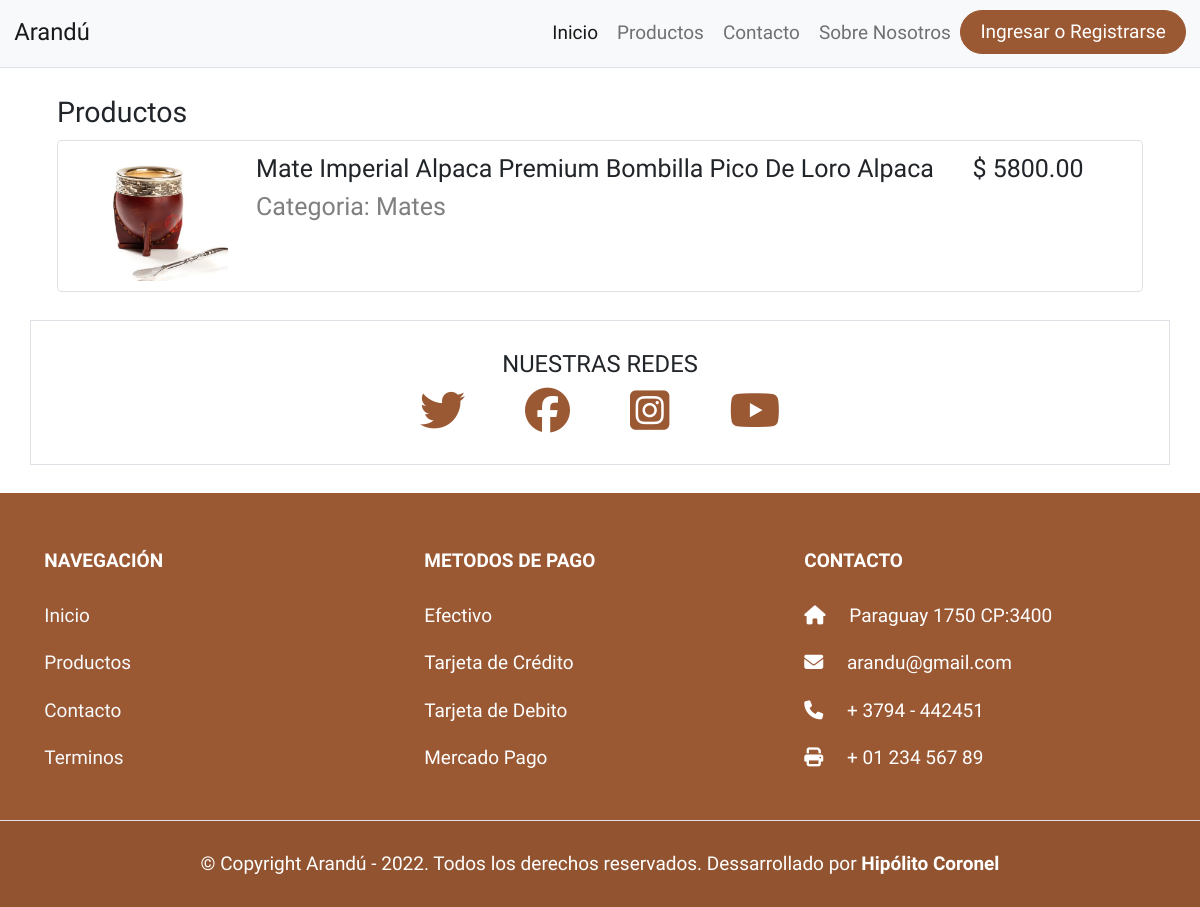
Before: /index.php/index_controller/productos with the older database file.
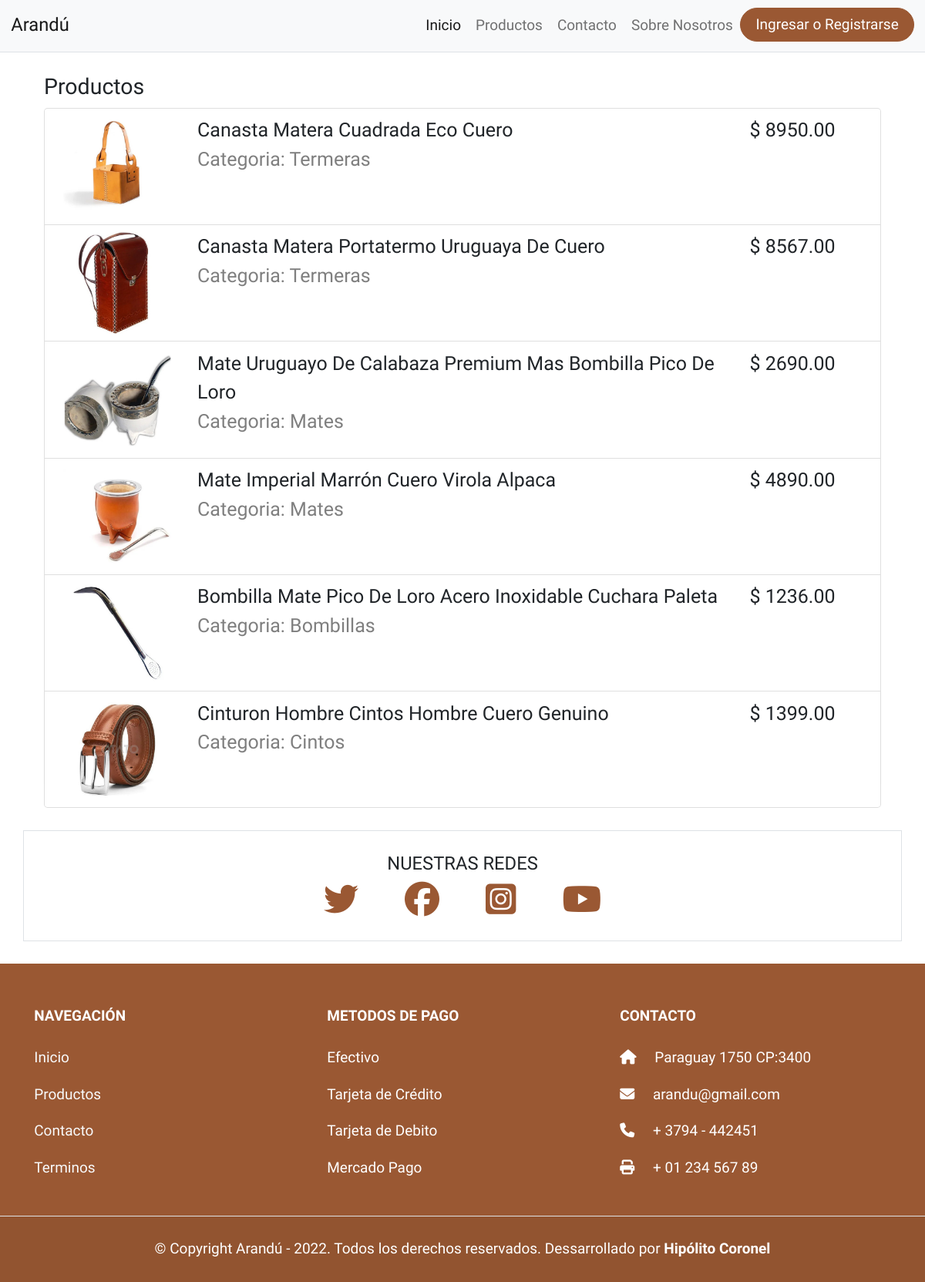
After: the same page with the newer database file.
### tables this page shows
CREATE TABLE `producto` (
  `idProducto` int(11) NOT NULL,
  `nombre` varchar(70) NOT NULL,
  `descripcion` varchar(100) NOT NULL,
  `precio` decimal(10,2) NOT NULL,
  `img_producto` text NOT NULL,
  `estado` int(1) NOT NULL,
  `idCategoria` int(11) NOT NULL
);

CREATE TABLE `categoria` (
  `idCategoria` int(11) NOT NULL,
  `categoria_descripcion` varchar(50) NOT NULL
);

### application/controllers/index_controller.php (called while the page is built, shortened)
<?php
class Index_Controller extends CI_Controller
{
	public function __construct()
	{
		$this->load->model('producto_model');
	}
	public function productos(){
		$data['productos'] = $this->producto_model->select_productos();
		$this->load->view('plantillas/header.php', array('title'=>'Catalogo de productos'));
		$this->load->view('plantillas/navbar.php');
		$this->load->view('productos.php', $data);
		$this->load->view('plantillas/footer.php');
	}
}

### index.php (called while the page is built, shortened)
<?php
require_once BASEPATH.'core/CodeIgniter.php';

### application/models/producto_model.php (called while the page is built, shortened)
<?php
    class Producto_model extends CI_model{
        public function select_productos(){
            $this->db->select('*');
            $this->db->from('producto');
            $this->db->join('categoria','categoria.idCategoria = producto.idCategoria');
            $query = $this->db->get();
            return $query->result();
        }
    }

### application/views/productos.php (the view, shortened to what this page needs)
<div class="catalogo mx-5 mt-4">
    <h4>Productos</h4>
    <ul class="list-group">
        <?php foreach ($productos as $producto) {
            if($producto->estado==1){?>
        <li class="list-group-item text-dark">
            <div class="row">
                <div class="col-xs-12 col-md-2">
                    <img src="<?php base_url()?>uploads/<?php echo $producto->img_producto?>" alt="" class="img-fluid">
                </div>
                <ul class="col-xs-12 col-md-8">
                    <li class="font-sec font-big text-dark"><?php echo $producto->nombre?></li>
                    <li class="font-sec font-big text-black-50">Categoria: <?php echo $producto->categoria_descripcion?>
                    </li>
                </ul>
                <div class="col-xs-12 col-md-2">
                    <p class="font-big">$ <?php echo $producto->precio?></p>
                </div>
            </div>
        </li>
        <?php }}?>
    </ul>
</div>

### application/views/plantillas/header.php (shortened to what this page needs)
<!DOCTYPE html>
<html lang="ES">
<head>
    <link href="https://cdn.jsdelivr.net/npm/bootstrap@5.1.3/dist/css/bootstrap.min.css" rel="stylesheet">
    <link rel="stylesheet" href="<?php echo base_url()?>assets/css/principal.css">
    <link rel="stylesheet" href="<?php echo base_url()?>assets/css/inicio.css?">
</head>

### application/views/plantillas/navbar.php (shortened to what this page needs)
<nav class="navbar navbar-expand-lg navbar-light bg-light border-bottom">
    <div class="container-fluid">
        <a class="navbar-brand" href="<?php echo base_url('principal')?>">Arandú</a>
        <div class="collapse navbar-collapse" id="navbarNavDropdown">
            <ul class="navbar-nav  d-flex justify-content-end  w-100 ">
                <li class="nav-item active">
                    <a id="inicio" class="nav-link active" aria-current="page"
                        href="<?php echo base_url('principal')?>">Inicio</a>
                </li>
                <li class="nav-item">
                    <a id="productos" class="nav-link" href="<?php echo base_url('productos')?>">Productos</a>
                </li>
                <li class="nav-item">
                    <a id="contacto" class="nav-link" href="<?php echo base_url('contacto')?>">Contacto</a>
                </li>
                <li class="nav-item">
                    <a id="nosotros" class="nav-link" href="<?php echo base_url('nosotros')?>">Sobre Nosotros</a>
                </li>
                <?php if ($this->session->userdata('login')) { ?>
                <li class="nav-item mr-3">
                    <a id="productos" class="nav-link" href="<?php echo base_url('ver_carrito')?>">
                        <i class="fas fa-shopping-bag font-big"></i>
                        <span
                            class="position-relative top-0 start-500 translate-middle badge rounded-pill bg-warning">
                            <?php
                            if ($cart = $this->cart->contents()) {
                                echo $this->cart->total_items();
                            }else{
                                echo 0;
                            }
                            ?>
                        </span>
                    </a>
                </li>
                <div class="dropdown">
                    <button class="btn btn-secondary btn-brown dropdown-toggle" type="button" id="dropdownMenuButton1"
                        data-bs-toggle="dropdown" aria-expanded="false">
                        <i class="fa fa-user fa-fw"></i> <?php echo $this->session->userdata('nombre'); ?>
                    </button>
                    <ul class="dropdown-menu" aria-labelledby="dropdownMenuButton1">
                        <a class="dropdown-item" href="<?php echo base_url('salir') ?>"><i class="fa fa-sign-out"></i>
                            Salir</a>
                    </ul>
                </div>
                <?php } else{?>
                <li class="nav-item">
                    <a class="btn btn-secondary btn-brown rounded-pill px-3" href="<?php echo base_url('login_index')?>"
                        role="button"> Ingresar o Registrarse </a>
                </li>
                <?php }?>
            </ul>
        </div>
    </div>
</nav>

### application/views/plantillas/footer.php (shortened to what this page needs)
<div class="pre-footer py-4 container border my-4">
    <h5 class="text-center">NUESTRAS REDES</h5>
    <div class="redes d-flex justify-content-center">
        <a href=""><i class="fab fa-twitter"></i></a>
        <a href=""><i class="fab fa-facebook"></i></a>
        <a href=""><i class="fab fa-instagram-square"></i></a>
        <a href=""><i class="fab fa-youtube"></i></a>
    </div>
</div>
<footer class="text-center text-lg-start ">
    <section class="">
        <div class="container text-center text-md-start mt-5">
            <div class="row mt-3">
                <div class="col-xs-12 col-md-4  mx-auto mb-4">
                    <h6 class="text-uppercase fw-bold mb-4">
                        NAVEGACIÓN
                    </h6>
                    <p>
                        <a href="<?php echo base_url('/')?>" class="font-sec text-decoration-none text-light">Inicio</a>
                    </p>
                    <p>
                        <a href="<?php echo base_url('pagina_proceso')?>" class="font-sec text-decoration-none text-light">Productos</a>
                    </p>
                    <p>
                        <a href="<?php echo base_url('contacto')?>" class="font-sec text-decoration-none text-light">Contacto</a>
                    </p>
                    <p>
                        <a href="<?php echo base_url('terminos')?>" class="font-sec text-decoration-none text-light">Terminos</a>
                    </p>
                </div>
                <div class="col-xs-12 col-md-4  mx-auto mb-md-0 mb-4 ">
                    <h6 class="text-uppercase fw-bold mb-4">
                        metodos de pago
                    </h6>
                    <p class="font-sec">Efectivo</p>
                    <p class="font-sec">Tarjeta de Crédito</p>
                    <p class="font-sec">Tarjeta de Debito</p>
                    <p class="font-sec">Mercado Pago</p>
                </div>
                <div class="col-xs-12 col-md-4  mx-auto mb-md-0 mb-4">
                    <h6 class="text-uppercase fw-bold mb-4">
                        Contacto
                    </h6>
                    <p class="font-sec"><i class="fas fa-home me-3"></i> Paraguay 1750 CP:3400</p>
                    <p class="font-sec">
                        <i class="fas fa-envelope me-3"></i>
                        arandu@gmail.com
                    </p>
                    <p class="font-sec"><i class="fas fa-phone me-3"></i> + 3794 - 442451</p>
                    <p class="font-sec"><i class="fas fa-print me-3"></i> + 01 234 567 89</p>
                </div>
            </div>
        </div>
    </section>
    <div class="text-center p-4 font-sec border-top" style="background-color: rgba(0, 0, 0, 0.05);">
        © Copyright Arandú - 2022. Todos los derechos reservados. Dessarrollado por <b>Hipólito Coronel</b>
    </div>
    </body>
    </html>

### assets/css/principal.css (style rules this page uses)
:root { --primary-color: #5b1f00; --secondary-color: #9a5833; }
* { padding: 0; margin: 0; box-sizing: border-box; font-size: 19px; font-family: 'Oswald', sans-serif; }
.font-sec { font-family: 'Quicksand', sans-serif; }
.font-big { font-size: 25px; }
.btn-brown { background-color: var(--secondary-color); border-color: var(--secondary-color); }
.redes i { font-size: 45px; padding: 0 30px; color: var(--secondary-color); }
footer { overflow-x: hidden; background-color: var(--secondary-color); color: #fff; }
footer p, li { font-family: 'Quicksand', sans-serif; text-decoration: none; color: #fff; list-style: none; }

Changed rows visible on the page:
changed producto: img_producto: a different picture; nombre "Mate Imperial Alpaca Premium Bombilla Pico De Loro Alpaca" → "Canasta Matera Cuadrada Eco Cuero"; idCategoria.categoria_descripcion "Mates" → "Termeras"; precio "5800.00" → "8950.00"
added producto: img_producto (picture), nombre "Canasta Matera Portatermo Uruguaya De Cuero", idCategoria.categoria_descripcion "Termeras", precio "8567.00"
added producto: img_producto (picture), nombre "Mate Uruguayo De Calabaza Premium Mas Bombilla Pico De Loro", idCategoria.categoria_descripcion "Mates", precio "2690.00"
added producto: img_producto (picture), nombre "Mate Imperial Marrón Cuero Virola Alpaca", idCategoria.categoria_descripcion "Mates", precio "4890.00"
added producto: img_producto (picture), nombre "Bombilla Mate Pico De Loro Acero Inoxidable Cuchara Paleta", idCategoria.categoria_descripcion "Bombillas", precio "1236.00"
added producto: img_producto (picture), nombre "Cinturon Hombre Cintos Hombre Cuero Genuino", idCategoria.categoria_descripcion "Cintos", precio "1399.00"
